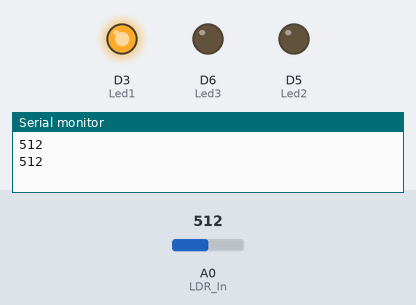
Simulated run of this sketch. Board: ESP8266 (NodeMCU). On the bench: output pins drawn as LEDs (lit = HIGH), the last lines printed to the serial monitor. The test bench sets the inputs (shaded band); at power-on: A0 (LDR_In) = 512.

Above: at 1.8 s.
1.9 s: A0 (LDR_In) set to 542
3.4 s: A0 (LDR_In) set to 564
At 5.0 s:
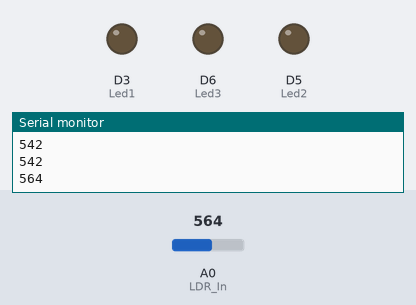
5.5 s: A0 (LDR_In) set to 306
At 6.6 s:
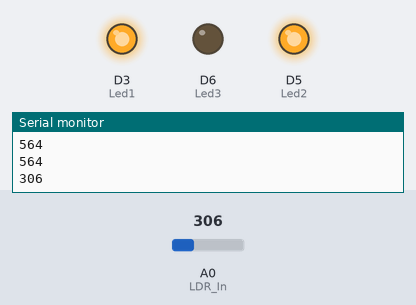
7.5 s: A0 (LDR_In) set to 192
9.2 s: A0 (LDR_In) set to 175
At 10.8 s:
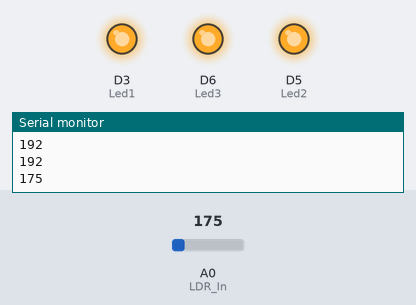
11.5 s: A0 (LDR_In) set to 511
At 12.4 s:
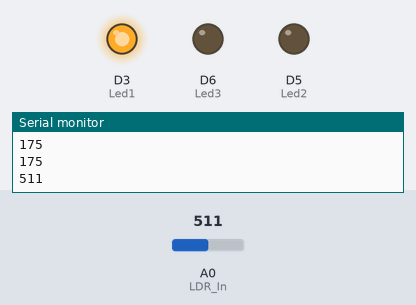
Timing chart, 0 to 14.5 s (numbered marks = the images above; inputs shaded):
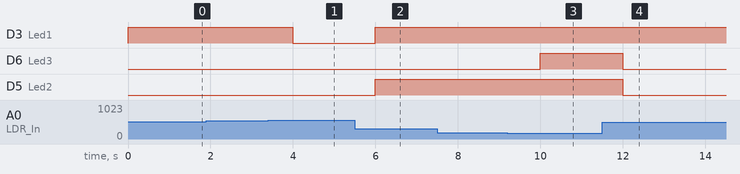

The sketch:

lichtDonker.ino.ino
```cpp
// A0 is de inputpin voor de lichtgevoelige weerstand LDR
// A0 is een analoge ingang
int LDR_In = A0;

// variabele lichtHoeveelheid
int lichtHoeveelheid;
int hoogsteLDR = 737;
int laagsteLDR = 313;

// licht sterkte
int volt1 = (0.75 * hoogsteLDR);
int volt2 = (0.50 * hoogsteLDR);
int volt3 = (0.25 * hoogsteLDR);

// leds
uint8_t Led1 = D3; //Led op D3
uint8_t Led2 = D5; //Led op D5
uint8_t Led3 = D6; //Led op D6

void setup() {
  Serial.begin(9600);
  pinMode(Led1, OUTPUT);
  pinMode(Led2, OUTPUT);
  pinMode(Led3, OUTPUT);
}

void loop(){
  // lees de input waarde van de LDR
  lichtHoeveelheid = analogRead(LDR_In);

  if ( lichtHoeveelheid <volt1){
  // donker, Led aan
  digitalWrite(Led1, HIGH);
  }
  else{
    // licht, led uit
    digitalWrite(Led1, LOW);
  }

   if ( lichtHoeveelheid <volt2){
  // donker, Led aan
  digitalWrite(Led2, HIGH);
  }
  else{
    // licht, led uit
    digitalWrite(Led2, LOW);
  }

 if ( lichtHoeveelheid <volt3){
  // donker, Led aan
  digitalWrite(Led3, HIGH);
  }
  else{
    // licht, led uit
    digitalWrite(Led3, LOW);
  }

  // schrijf de waarde naar de Serial Monitor
  Serial.println(lichtHoeveelheid);
  delay(1000); // wacht 1 sec
}
```

Measured:
- the behaviour switches between 551 and 552 on A0 (LDR_In) (found by bisection; images 0 and 1)
- the behaviour switches between 184 and 183 on A0 (LDR_In) (found by bisection; images 2 and 3)
- after the input at 3.4 s, D3 (Led1): HIGH → LOW after 0.60 s
- after the input at 5.5 s, D3 (Led1), D5 (Led2): LOW → HIGH after 0.50 s
- after the input at 9.2 s, D6 (Led3): LOW → HIGH after 0.80 s
- after the input at 11.5 s, D6 (Led3), D5 (Led2): HIGH → LOW after 0.50 s
